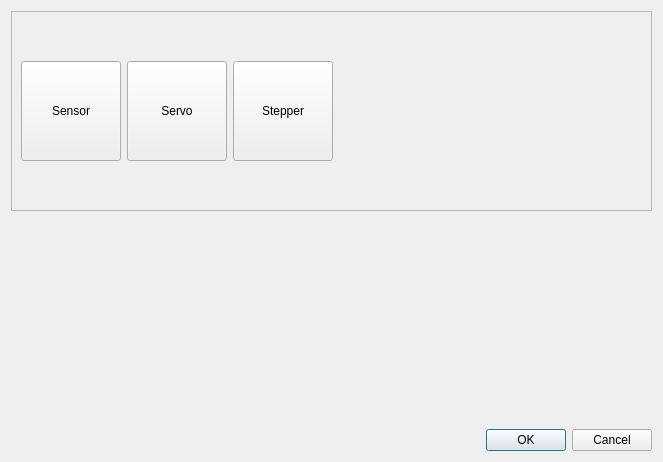
<?xml version="1.0" encoding="UTF-8"?>
<ui version="4.0">
 <class>AddDeviceDialog</class>
 <widget class="QDialog" name="AddDeviceDialog">
  <property name="geometry">
   <rect>
    <x>0</x>
    <y>0</y>
    <width>663</width>
    <height>462</height>
   </rect>
  </property>
  <property name="windowTitle">
   <string>Dialog</string>
  </property>
  <layout class="QVBoxLayout" name="verticalLayout">
   <item>
    <widget class="QScrollArea" name="scrollArea">
     <property name="widgetResizable">
      <bool>true</bool>
     </property>
     <property name="alignment">
      <set>Qt::AlignLeading|Qt::AlignLeft|Qt::AlignTop</set>
     </property>
     <widget class="QWidget" name="scrollAreaWidgetContents">
      <property name="geometry">
       <rect>
        <x>0</x>
        <y>0</y>
        <width>639</width>
        <height>178</height>
       </rect>
      </property>
      <layout class="QGridLayout" name="gridLayout">
       <item row="0" column="0">
        <widget class="QPushButton" name="SensorButton">
         <property name="sizePolicy">
          <sizepolicy hsizetype="Fixed" vsizetype="Fixed">
           <horstretch>0</horstretch>
           <verstretch>0</verstretch>
          </sizepolicy>
         </property>
         <property name="minimumSize">
          <size>
           <width>100</width>
           <height>100</height>
          </size>
         </property>
         <property name="text">
          <string>Sensor</string>
         </property>
        </widget>
       </item>
       <item row="0" column="3">
        <spacer name="horizontalSpacer">
         <property name="orientation">
          <enum>Qt::Horizontal</enum>
         </property>
         <property name="sizeHint" stdset="0">
          <size>
           <width>40</width>
           <height>20</height>
          </size>
         </property>
        </spacer>
       </item>
       <item row="0" column="1">
        <widget class="QPushButton" name="ServoButton">
         <property name="sizePolicy">
          <sizepolicy hsizetype="Fixed" vsizetype="Fixed">
           <horstretch>0</horstretch>
           <verstretch>0</verstretch>
          </sizepolicy>
         </property>
         <property name="minimumSize">
          <size>
           <width>100</width>
           <height>100</height>
          </size>
         </property>
         <property name="text">
          <string>Servo</string>
         </property>
        </widget>
       </item>
       <item row="0" column="2">
        <widget class="QPushButton" name="StepperButton">
         <property name="sizePolicy">
          <sizepolicy hsizetype="Fixed" vsizetype="Fixed">
           <horstretch>0</horstretch>
           <verstretch>0</verstretch>
          </sizepolicy>
         </property>
         <property name="minimumSize">
          <size>
           <width>100</width>
           <height>100</height>
          </size>
         </property>
         <property name="text">
          <string>Stepper</string>
         </property>
        </widget>
       </item>
      </layout>
     </widget>
    </widget>
   </item>
   <item>
    <widget class="QWidget" name="OptionWidget" native="true">
     <property name="sizePolicy">
      <sizepolicy hsizetype="Preferred" vsizetype="Minimum">
       <horstretch>0</horstretch>
       <verstretch>0</verstretch>
      </sizepolicy>
     </property>
     <property name="minimumSize">
      <size>
       <width>0</width>
       <height>200</height>
      </size>
     </property>
     <layout class="QVBoxLayout" name="OptionLayout"/>
    </widget>
   </item>
   <item>
    <widget class="QWidget" name="widget_2" native="true"/>
   </item>
   <item>
    <widget class="QDialogButtonBox" name="buttonBox">
     <property name="orientation">
      <enum>Qt::Horizontal</enum>
     </property>
     <property name="standardButtons">
      <set>QDialogButtonBox::Cancel|QDialogButtonBox::Ok</set>
     </property>
    </widget>
   </item>
  </layout>
 </widget>
 <resources/>
 <connections>
  <connection>
   <sender>buttonBox</sender>
   <signal>accepted()</signal>
   <receiver>AddDeviceDialog</receiver>
   <slot>accept()</slot>
   <hints>
    <hint type="sourcelabel">
     <x>248</x>
     <y>254</y>
    </hint>
    <hint type="destinationlabel">
     <x>157</x>
     <y>274</y>
    </hint>
   </hints>
  </connection>
  <connection>
   <sender>buttonBox</sender>
   <signal>rejected()</signal>
   <receiver>AddDeviceDialog</receiver>
   <slot>reject()</slot>
   <hints>
    <hint type="sourcelabel">
     <x>316</x>
     <y>260</y>
    </hint>
    <hint type="destinationlabel">
     <x>286</x>
     <y>274</y>
    </hint>
   </hints>
  </connection>
 </connections>
</ui>
